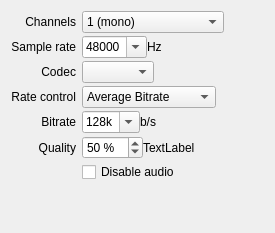
            <widget class="QWidget" name="audioTab">
             <attribute name="title">
              <string>Audio</string>
             </attribute>
             <layout class="QGridLayout" name="gridLayout">
              <property name="verticalSpacing">
               <number>3</number>
              </property>
              <item row="1" column="0">
               <widget class="QLabel" name="channelsLabel">
                <property name="text">
                 <string>Channels</string>
                </property>
                <property name="alignment">
                 <set>Qt::AlignmentFlag::AlignRight|Qt::AlignmentFlag::AlignTrailing|Qt::AlignmentFlag::AlignVCenter</set>
                </property>
               </widget>
              </item>
              <item row="1" column="1">
               <layout class="QHBoxLayout" name="ChannelsHorizontalLayout">
                <item>
                 <widget class="QComboBox" name="audioChannelsCombo">
                  <property name="toolTip">
                   <string>The number of audio channels in the output.</string>
                  </property>
                  <item>
                   <property name="text">
                    <string>1 (mono)</string>
                   </property>
                  </item>
                  <item>
                   <property name="text">
                    <string>2 (stereo)</string>
                   </property>
                  </item>
                  <item>
                   <property name="text">
                    <string>4 (quad/Ambisonics)</string>
                   </property>
                  </item>
                  <item>
                   <property name="text">
                    <string>6 (5.1 surround)</string>
                   </property>
                  </item>
                 </widget>
                </item>
                <item>
                 <spacer name="channelsHorizontalSpacer">
                  <property name="orientation">
                   <enum>Qt::Orientation::Horizontal</enum>
                  </property>
                  <property name="sizeHint" stdset="0">
                   <size>
                    <width>40</width>
                    <height>20</height>
                   </size>
                  </property>
                 </spacer>
                </item>
               </layout>
              </item>
              <item row="2" column="1">
               <layout class="QHBoxLayout" name="horizontalLayout_4">
                <item>
                 <widget class="QComboBox" name="sampleRateCombo">
                  <property name="editable">
                   <bool>true</bool>
                  </property>
                  <property name="currentIndex">
                   <number>6</number>
                  </property>
                  <item>
                   <property name="text">
                    <string notr="true">8000</string>
                   </property>
                  </item>
                  <item>
                   <property name="text">
                    <string notr="true">12000</string>
                   </property>
                  </item>
                  <item>
                   <property name="text">
                    <string notr="true">16000</string>
                   </property>
                  </item>
                  <item>
                   <property name="text">
                    <string notr="true">22050</string>
                   </property>
                  </item>
                  <item>
                   <property name="text">
                    <string notr="true">32000</string>
                   </property>
                  </item>
                  <item>
                   <property name="text">
                    <string notr="true">44100</string>
                   </property>
                  </item>
                  <item>
                   <property name="text">
                    <string notr="true">48000</string>
                   </property>
                  </item>
                  <item>
                   <property name="text">
                    <string notr="true">96000</string>
                   </property>
                  </item>
                 </widget>
                </item>
                <item>
                 <widget class="QLabel" name="label_9">
                  <property name="text">
                   <string>Hz</string>
                  </property>
                 </widget>
                </item>
                <item>
                 <spacer name="horizontalSpacer_6">
                  <property name="orientation">
                   <enum>Qt::Orientation::Horizontal</enum>
                  </property>
                  <property name="sizeHint" stdset="0">
                   <size>
                    <width>40</width>
                    <height>20</height>
                   </size>
                  </property>
                 </spacer>
                </item>
               </layout>
              </item>
              <item row="2" column="0">
               <widget class="QLabel" name="label_8">
                <property name="text">
                 <string>Sample rate</string>
                </property>
                <property name="alignment">
                 <set>Qt::AlignmentFlag::AlignRight|Qt::AlignmentFlag::AlignTrailing|Qt::AlignmentFlag::AlignVCenter</set>
                </property>
               </widget>
              </item>
              <item row="3" column="0">
               <widget class="QLabel" name="label_3">
                <property name="text">
                 <string>Codec</string>
                </property>
                <property name="alignment">
                 <set>Qt::AlignmentFlag::AlignRight|Qt::AlignmentFlag::AlignTrailing|Qt::AlignmentFlag::AlignVCenter</set>
                </property>
               </widget>
              </item>
              <item row="3" column="1">
               <layout class="QHBoxLayout" name="horizontalLayout_6">
                <item>
                 <widget class="QComboBox" name="audioCodecCombo"/>
                </item>
                <item>
                 <spacer name="horizontalSpacer_3">
                  <property name="orientation">
                   <enum>Qt::Orientation::Horizontal</enum>
                  </property>
                  <property name="sizeHint" stdset="0">
                   <size>
                    <width>40</width>
                    <height>20</height>
                   </size>
                  </property>
                 </spacer>
                </item>
               </layout>
              </item>
              <item row="6" column="0">
               <widget class="QLabel" name="audioBitrateLabel">
                <property name="text">
                 <string>Bitrate</string>
                </property>
                <property name="alignment">
                 <set>Qt::AlignmentFlag::AlignRight|Qt::AlignmentFlag::AlignTrailing|Qt::AlignmentFlag::AlignVCenter</set>
                </property>
               </widget>
              </item>
              <item row="6" column="1">
               <layout class="QHBoxLayout" name="audioBitrateLayout">
                <item>
                 <widget class="QComboBox" name="audioBitrateCombo">
                  <property name="toolTip">
                   <string>The average bit rate</string>
                  </property>
                  <property name="editable">
                   <bool>true</bool>
                  </property>
                  <property name="currentIndex">
                   <number>5</number>
                  </property>
                  <item>
                   <property name="text">
                    <string notr="true">16k</string>
                   </property>
                  </item>
                  <item>
                   <property name="text">
                    <string notr="true">32k</string>
                   </property>
                  </item>
                  <item>
                   <property name="text">
                    <string notr="true">48k</string>
                   </property>
                  </item>
                  <item>
                   <property name="text">
                    <string notr="true">64k</string>
                   </property>
                  </item>
                  <item>
                   <property name="text">
                    <string notr="true">96k</string>
                   </property>
                  </item>
                  <item>
                   <property name="text">
                    <string notr="true">128k</string>
                   </property>
                  </item>
                  <item>
                   <property name="text">
                    <string notr="true">192k</string>
                   </property>
                  </item>
                  <item>
                   <property name="text">
                    <string notr="true">220k</string>
                   </property>
                  </item>
                  <item>
                   <property name="text">
                    <string notr="true">256k</string>
                   </property>
                  </item>
                  <item>
                   <property name="text">
                    <string notr="true">384k</string>
                   </property>
                  </item>
                  <item>
                   <property name="text">
                    <string notr="true">448k</string>
                   </property>
                  </item>
                  <item>
                   <property name="text">
                    <string notr="true">512k</string>
                   </property>
                  </item>
                  <item>
                   <property name="text">
                    <string notr="true">640k</string>
                   </property>
                  </item>
                  <item>
                   <property name="text">
                    <string notr="true">1M</string>
                   </property>
                  </item>
                 </widget>
                </item>
                <item>
                 <widget class="QLabel" name="audioBitrateSuffixLabel">
                  <property name="text">
                   <string>b/s</string>
                  </property>
                 </widget>
                </item>
                <item>
                 <spacer name="horizontalSpacer_4">
                  <property name="orientation">
                   <enum>Qt::Orientation::Horizontal</enum>
                  </property>
                  <property name="sizeHint" stdset="0">
                   <size>
                    <width>40</width>
                    <height>20</height>
                   </size>
                  </property>
                 </spacer>
                </item>
               </layout>
              </item>
              <item row="8" column="1">
               <widget class="QCheckBox" name="disableAudioCheckbox">
                <property name="text">
                 <string>Disable audio</string>
                </property>
               </widget>
              </item>
              <item row="9" column="0">
               <spacer name="verticalSpacer_3">
                <property name="orientation">
                 <enum>Qt::Orientation::Vertical</enum>
                </property>
                <property name="sizeHint" stdset="0">
                 <size>
                  <width>20</width>
                  <height>40</height>
                 </size>
                </property>
               </spacer>
              </item>
              <item row="4" column="0">
               <widget class="QLabel" name="label_7">
                <property name="text">
                 <string>Rate control</string>
                </property>
                <property name="alignment">
                 <set>Qt::AlignmentFlag::AlignRight|Qt::AlignmentFlag::AlignTrailing|Qt::AlignmentFlag::AlignVCenter</set>
                </property>
               </widget>
              </item>
              <item row="4" column="1">
               <layout class="QHBoxLayout" name="horizontalLayout_5">
                <item>
                 <widget class="QComboBox" name="audioRateControlCombo">
                  <item>
                   <property name="text">
                    <string>Average Bitrate</string>
                   </property>
                  </item>
                  <item>
                   <property name="text">
                    <string>Constant Bitrate</string>
                   </property>
                  </item>
                  <item>
                   <property name="text">
                    <string>Quality-based VBR</string>
                   </property>
                  </item>
                 </widget>
                </item>
                <item>
                 <spacer name="horizontalSpacer_5">
                  <property name="orientation">
                   <enum>Qt::Orientation::Horizontal</enum>
                  </property>
                  <property name="sizeHint" stdset="0">
                   <size>
                    <width>40</width>
                    <height>20</height>
                   </size>
                  </property>
                 </spacer>
                </item>
               </layout>
              </item>
              <item row="7" column="0">
               <widget class="QLabel" name="audioQualityLabel">
                <property name="text">
                 <string>Quality</string>
                </property>
                <property name="alignment">
                 <set>Qt::AlignmentFlag::AlignRight|Qt::AlignmentFlag::AlignTrailing|Qt::AlignmentFlag::AlignVCenter</set>
                </property>
               </widget>
              </item>
              <item row="7" column="1">
               <layout class="QHBoxLayout" name="audioQualityLayout">
                <item>
                 <widget class="QSpinBox" name="audioQualitySpinner">
                  <property name="suffix">
                   <string> %</string>
                  </property>
                  <property name="minimum">
                   <number>0</number>
                  </property>
                  <property name="maximum">
                   <number>100</number>
                  </property>
                  <property name="value">
                   <number>50</number>
                  </property>
                 </widget>
                </item>
                <item>
                 <widget class="QLabel" name="audioQualitySuffixLabel">
                  <property name="text">
                   <string>TextLabel</string>
                  </property>
                 </widget>
                </item>
                <item>
                 <spacer name="horizontalSpacer_20">
                  <property name="orientation">
                   <enum>Qt::Orientation::Horizontal</enum>
                  </property>
                  <property name="sizeHint" stdset="0">
                   <size>
                    <width>40</width>
                    <height>20</height>
                   </size>
                  </property>
                 </spacer>
                </item>
               </layout>
              </item>
             </layout>
            </widget>
